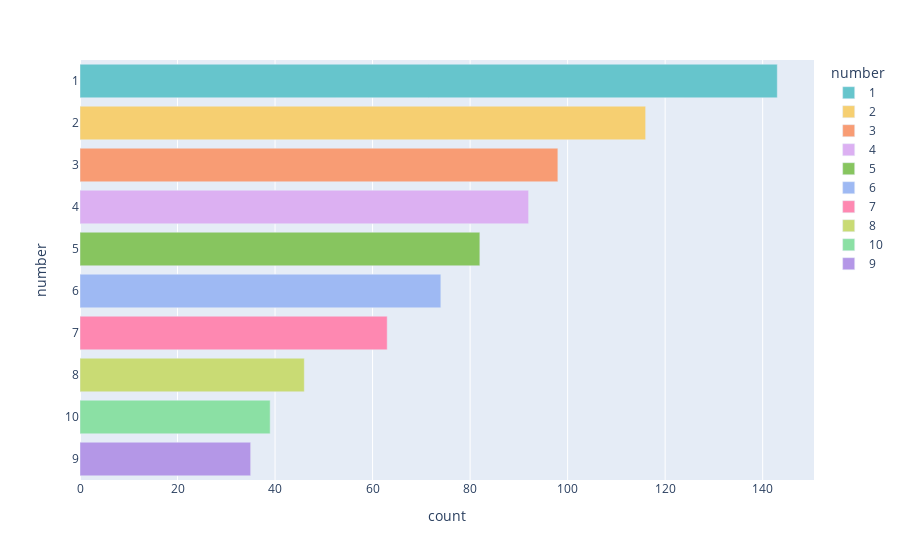

Write notebook code for a chart like this one.
### Code cell
# 첫번째 번호 자주 등장하는 번호 10가지
fig = px.bar(number1[:10], x='count', y='number', 
             color = 'number', color_discrete_sequence = px.colors.qualitative.Pastel)
fig.update_traces(
    textfont_size=14, 
    textposition='auto',
)

### Figure 1 — Plotly figure (JSON) as saved in the notebook; plotly's stock layout.template omitted (floating-point values rounded to 4 significant figures)
{"data": [{"alignmentgroup": "True", "hovertemplate": "number=%{y}<br>count=%{x}<extra></extra>", "legendgroup": "1", "marker": {"color": "rgb(102, 197, 204)", "pattern": {"shape": ""}}, "name": "1", "offsetgroup": "1", "orientation": "h", "showlegend": true, "textfont": {"size": 14}, "textposition": "auto", "type": "bar", "x": [143], "xaxis": "x", "y": ["1"], "yaxis": "y"}, {"alignmentgroup": "True", "hovertemplate": "number=%{y}<br>count=%{x}<extra></extra>", "legendgroup": "2", "marker": {"color": "rgb(246, 207, 113)", "pattern": {"shape": ""}}, "name": "2", "offsetgroup": "2", "orientation": "h", "showlegend": true, "textfont": {"size": 14}, "textposition": "auto", "type": "bar", "x": [116], "xaxis": "x", "y": ["2"], "yaxis": "y"}, {"alignmentgroup": "True", "hovertemplate": "number=%{y}<br>count=%{x}<extra></extra>", "legendgroup": "3", "marker": {"color": "rgb(248, 156, 116)", "pattern": {"shape": ""}}, "name": "3", "offsetgroup": "3", "orientation": "h", "showlegend": true, "textfont": {"size": 14}, "textposition": "auto", "type": "bar", "x": [98], "xaxis": "x", "y": ["3"], "yaxis": "y"}, {"alignmentgroup": "True", "hovertemplate": "number=%{y}<br>count=%{x}<extra></extra>", "legendgroup": "4", "marker": {"color": "rgb(220, 176, 242)", "pattern": {"shape": ""}}, "name": "4", "offsetgroup": "4", "orientation": "h", "showlegend": true, "textfont": {"size": 14}, "textposition": "auto", "type": "bar", "x": [92], "xaxis": "x", "y": ["4"], "yaxis": "y"}, {"alignmentgroup": "True", "hovertemplate": "number=%{y}<br>count=%{x}<extra></extra>", "legendgroup": "5", "marker": {"color": "rgb(135, 197, 95)", "pattern": {"shape": ""}}, "name": "5", "offsetgroup": "5", "orientation": "h", "showlegend": true, "textfont": {"size": 14}, "textposition": "auto", "type": "bar", "x": [82], "xaxis": "x", "y": ["5"], "yaxis": "y"}, {"alignmentgroup": "True", "hovertemplate": "number=%{y}<br>count=%{x}<extra></extra>", "legendgroup": "6", "marker": {"color": "rgb(158, 185, 243)", "pattern": {"shape": ""}}, "name": "6", "offsetgroup": "6", "orientation": "h", "showlegend": true, "textfont": {"size": 14}, "textposition": "auto", "type": "bar", "x": [74], "xaxis": "x", "y": ["6"], "yaxis": "y"}, {"alignmentgroup": "True", "hovertemplate": "number=%{y}<br>count=%{x}<extra></extra>", "legendgroup": "7", "marker": {"color": "rgb(254, 136, 177)", "pattern": {"shape": ""}}, "name": "7", "offsetgroup": "7", "orientation": "h", "showlegend": true, "textfont": {"size": 14}, "textposition": "auto", "type": "bar", "x": [63], "xaxis": "x", "y": ["7"], "yaxis": "y"}, {"alignmentgroup": "True", "hovertemplate": "number=%{y}<br>count=%{x}<extra></extra>", "legendgroup": "8", "marker": {"color": "rgb(201, 219, 116)", "pattern": {"shape": ""}}, "name": "8", "offsetgroup": "8", "orientation": "h", "showlegend": true, "textfont": {"size": 14}, "textposition": "auto", "type": "bar", "x": [46], "xaxis": "x", "y": ["8"], "yaxis": "y"}, {"alignmentgroup": "True", "hovertemplate": "number=%{y}<br>count=%{x}<extra></extra>", "legendgroup": "10", "marker": {"color": "rgb(139, 224, 164)", "pattern": {"shape": ""}}, "name": "10", "offsetgroup": "10", "orientation": "h", "showlegend": true, "textfont": {"size": 14}, "textposition": "auto", "type": "bar", "x": [39], "xaxis": "x", "y": ["10"], "yaxis": "y"}, {"alignmentgroup": "True", "hovertemplate": "number=%{y}<br>count=%{x}<extra></extra>", "legendgroup": "9", "marker": {"color": "rgb(180, 151, 231)", "pattern": {"shape": ""}}, "name": "9", "offsetgroup": "9", "orientation": "h", "showlegend": true, "textfont": {"size": 14}, "textposition": "auto", "type": "bar", "x": [35], "xaxis": "x", "y": ["9"], "yaxis": "y"}], "layout": {"barmode": "relative", "legend": {"title": {"text": "number"}, "tracegroupgap": 0}, "margin": {"t": 60}, "xaxis": {"anchor": "y", "domain": [0, 1], "title": {"text": "count"}}, "yaxis": {"anchor": "x", "categoryarray": ["9", "10", "8", "7", "6", "5", "4", "3", "2", "1"], "categoryorder": "array", "domain": [0, 1], "title": {"text": "number"}}}}
